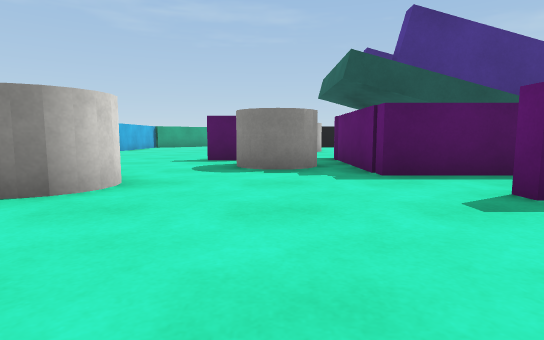
View 1 (above)

24 first-person views from a walk through a Unity game level. The camera is 0.55 m above the floor, tilts 6° down and sees 80° across. The floor is counted in squares, 1 m on a side. Each view is taken from the middle of a square. On the plan, view 1 faces up. The plan holds only what a view shows up to about 9 squares ahead; the rest is blank. The place goes on beyond the plan. Surface patterns are stand-ins for the level's own textures.

View 2
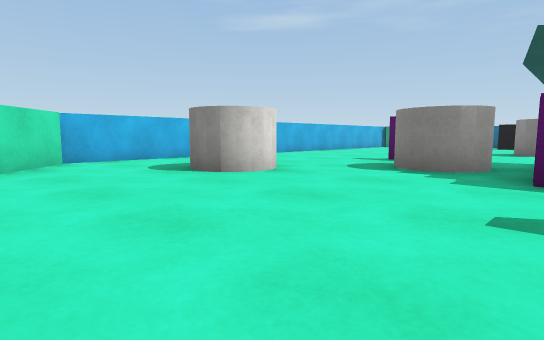

View 3
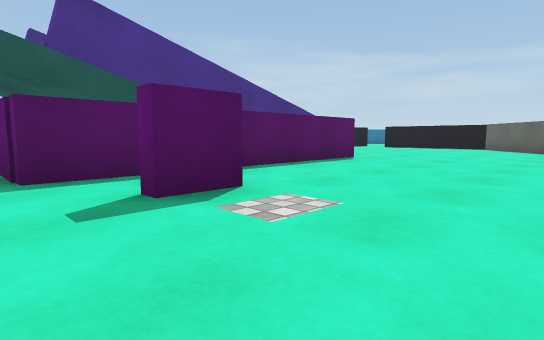

View 4
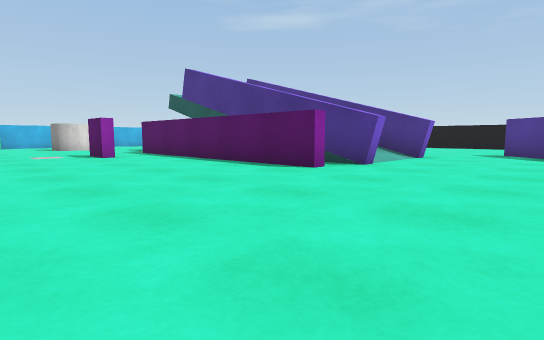

View 5
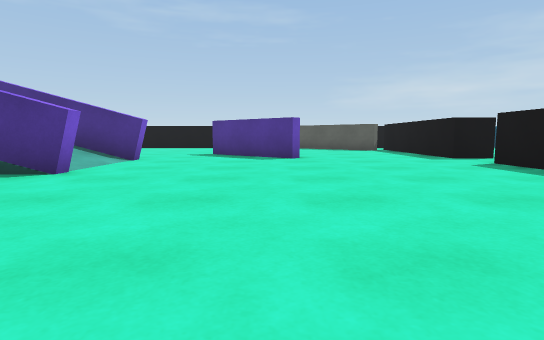

View 6
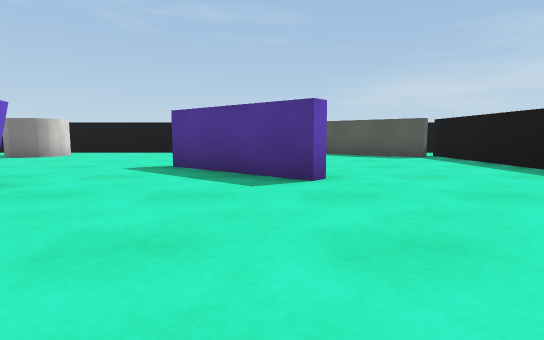

View 7
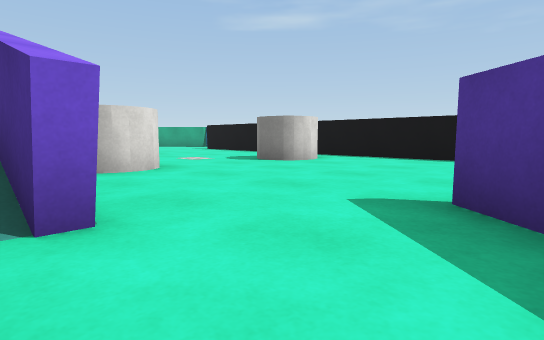

View 8
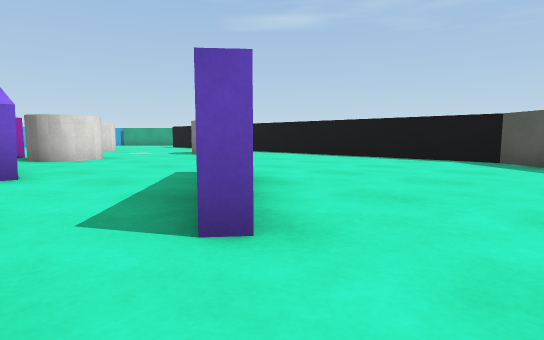

View 9
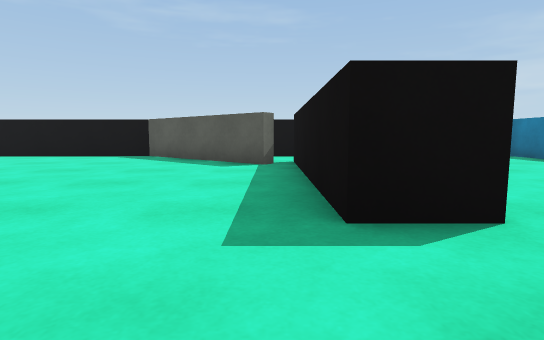

View 10
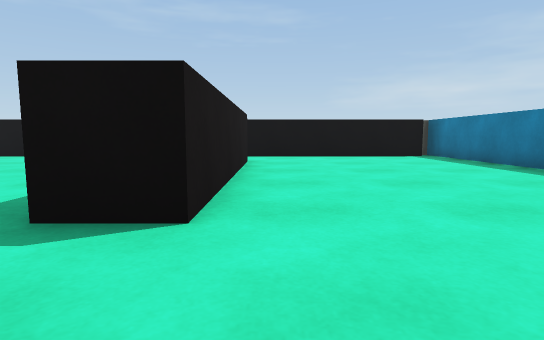

View 11
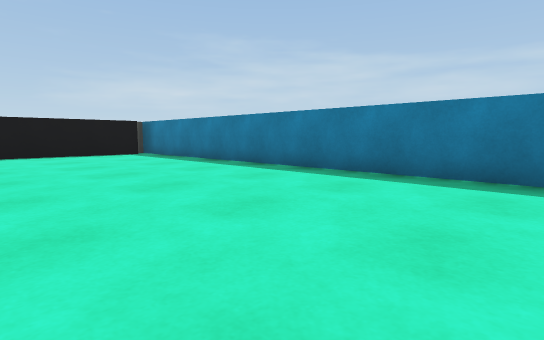

View 12
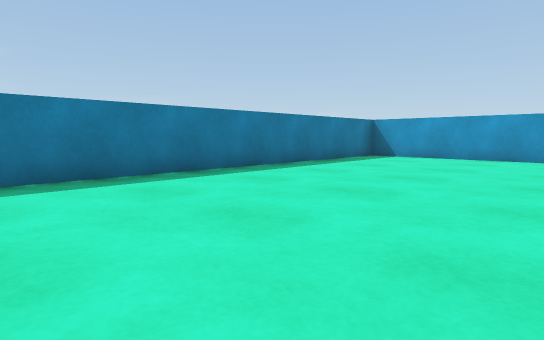

View 13
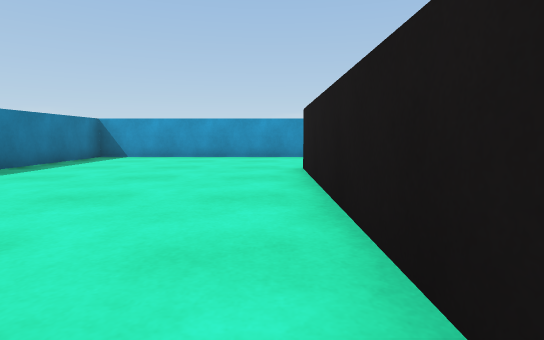

View 14
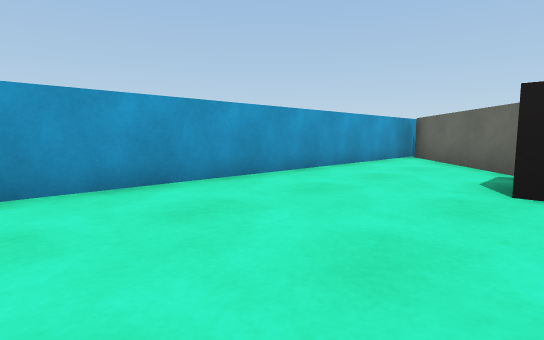

View 15
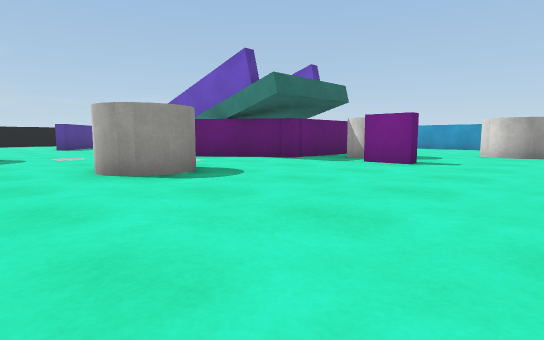

View 16
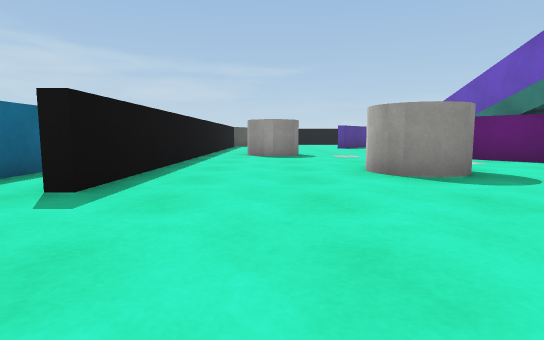

View 17
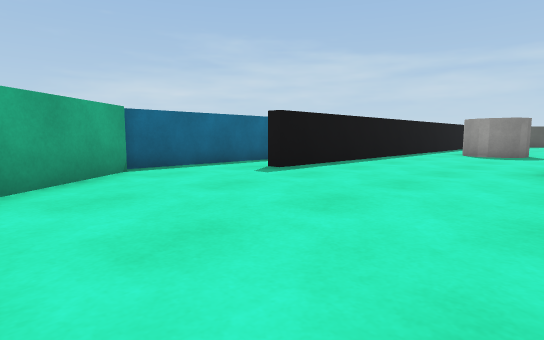

View 18
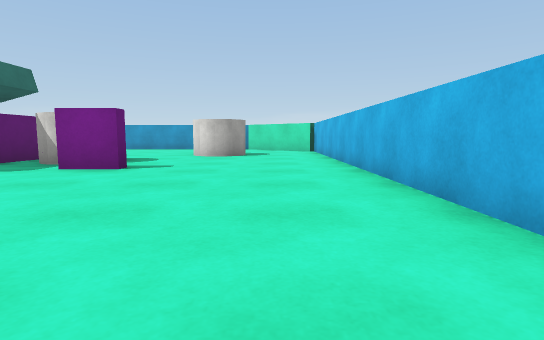

View 19
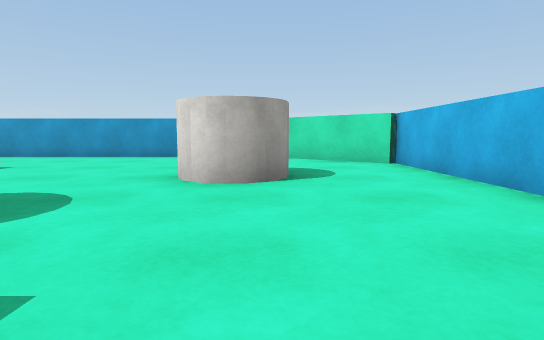

View 20
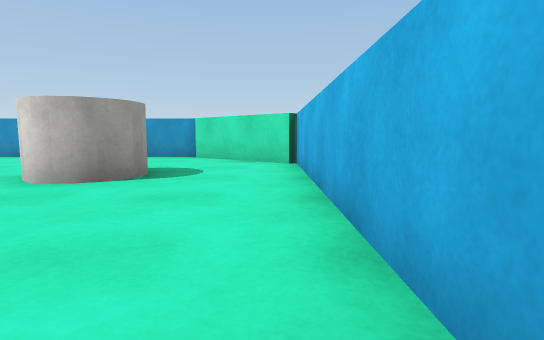

View 21
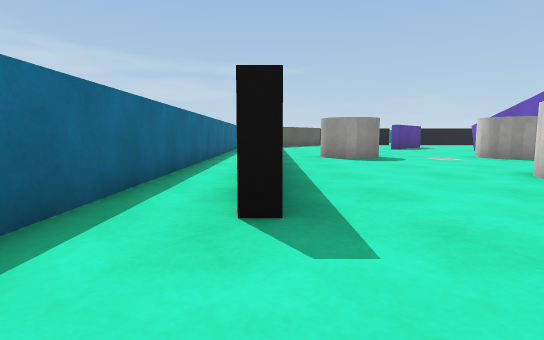

View 22
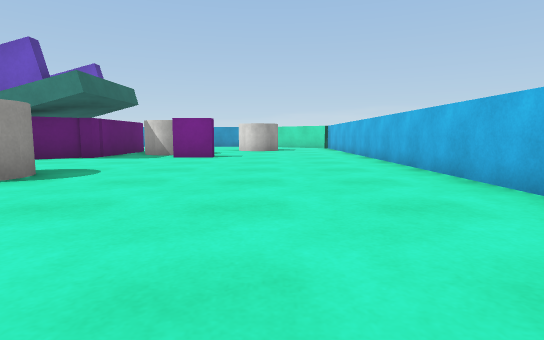

View 23
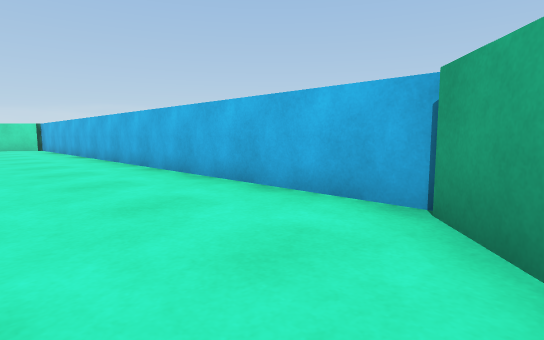

View 24
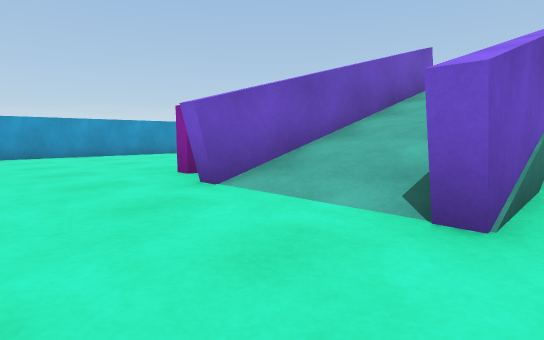

### Floor plan
Points are (right, up) in squares from view 1. A wall is a line through its corners. A room is listed if a view was taken in it or the views show most of it. See-through windows are left out.
Room 1 (views 1, 2, 3, 4, 5, 6, 7, 8, 9, 15, 16, 17, 18, 19, 20, 21, 22, 23, 24)
walls: (6, 8.6) (9.1, 8.6); (3.9, 8.6) (4.5, 8.6); (9.1, 5.7) (7.9, 5.7); (8.6, 4.5) (1.5, 4.5) (1.5, 7.8) (1.9, 7.8) (3.7, 9.3); (12.8, 9.3) (12.5, 8.9) (10.1, 10.9); (6, 17.5) (-3, 17.5); (7.6, -0.5) (10.2, -0.5); (-3, 17.2) (-5.5, 15.1) (-5.5, 1.4); (15.9, 13.2) (12.6, 15.9) (-0.9, 15.9); (16.5, 6.2) (16.5, 7.5); (17.5, 9) (16.5, 9) (16.5, 14); (-5.4, 1.6) (-2.9, -0.5) (4.1, -0.5)
ways out: opening at (17, 8) to room 2; opening at (10, 7) to room 3
objects: white cylinder (-3, 3) to (-2, 4); purple block (-1, 7); white cylinder (0, 6) to (1, 7); white cylinder (1, 11) to (2, 12); purple block (3, 3); white cylinder (5, 9) to (6, 10); white cylinder (5, 13) to (6, 14)
Room 2 (views 10, 11, 12, 13, 14)
walls: (17.5, 7.5) (17.5, 2.5); (15.5, 2.2) (12.4, -0.3); (17.5, 14) (17.5, 9); (22.2, 15.9) (16, 15.9); (11.9, -0.5) (22.5, -0.5) (22.5, 16.1)
ways out: opening at (17, 8) to room 1
Room 3 (no view inside)
walls: (3.6, 6) (9.1, 6); (9.1, 8.3) (6, 8.3)
ways out: opening at (10, 7) to room 1

Where each view was taken, in squares from view 1:
view 1: 0 up, 0 right, facing up
view 2: 0 up, 2 right, facing up-left
view 3: 0 up, 1 right, facing up-right
view 4: 0 up, 12 right, facing up-left
view 5: 1 up, 12 right, facing up
view 6: 5 up, 12 right, facing up
view 7: 8 up, 11 right, facing up-left
view 8: 8 up, 14 right, facing up-left
view 9: 7 up, 16 right, facing up
view 10: 7 up, 18 right, facing up
view 11: 6 up, 18 right, facing up-right
view 12: 8 up, 18 right, facing down-right
view 13: 8 up, 18 right, facing down
view 14: 3 up, 21 right, facing down-left
view 15: 14 up, 4 left, facing down-right
view 16: 14 up, 4 left, facing right
view 17: 12 up, 5 left, facing up-right
view 18: 13 up, 4 left, facing down
view 19: 8 up, 3 left, facing down
view 20: 8 up, 5 left, facing down
view 21: 16 up, 3 left, facing right
view 22: 16 up, 3 left, facing down
view 23: 16 up, 3 left, facing down-left
view 24: 9 up, 11 right, facing down-left
